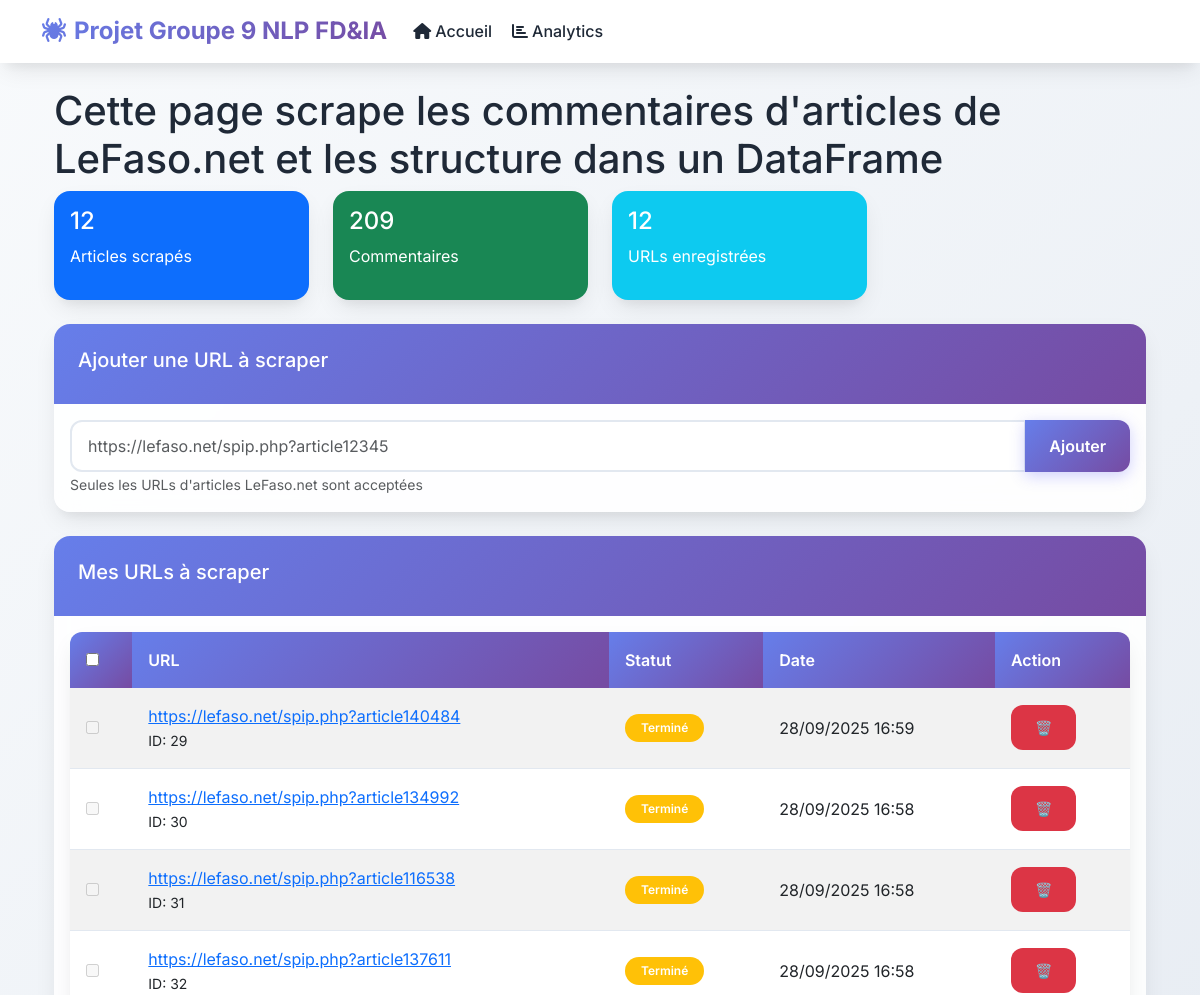
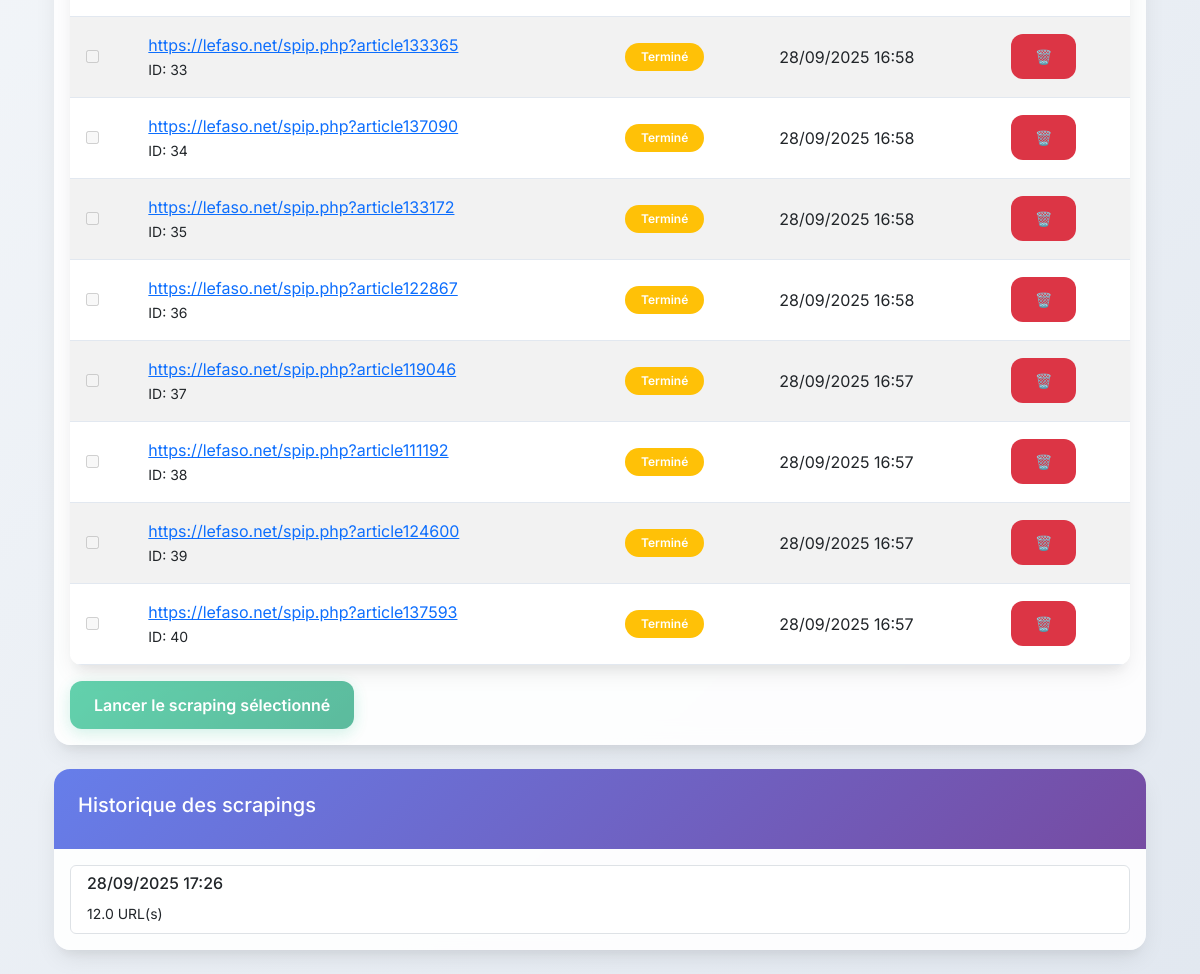
Before: / with the older database file (2 pictures, top to bottom).
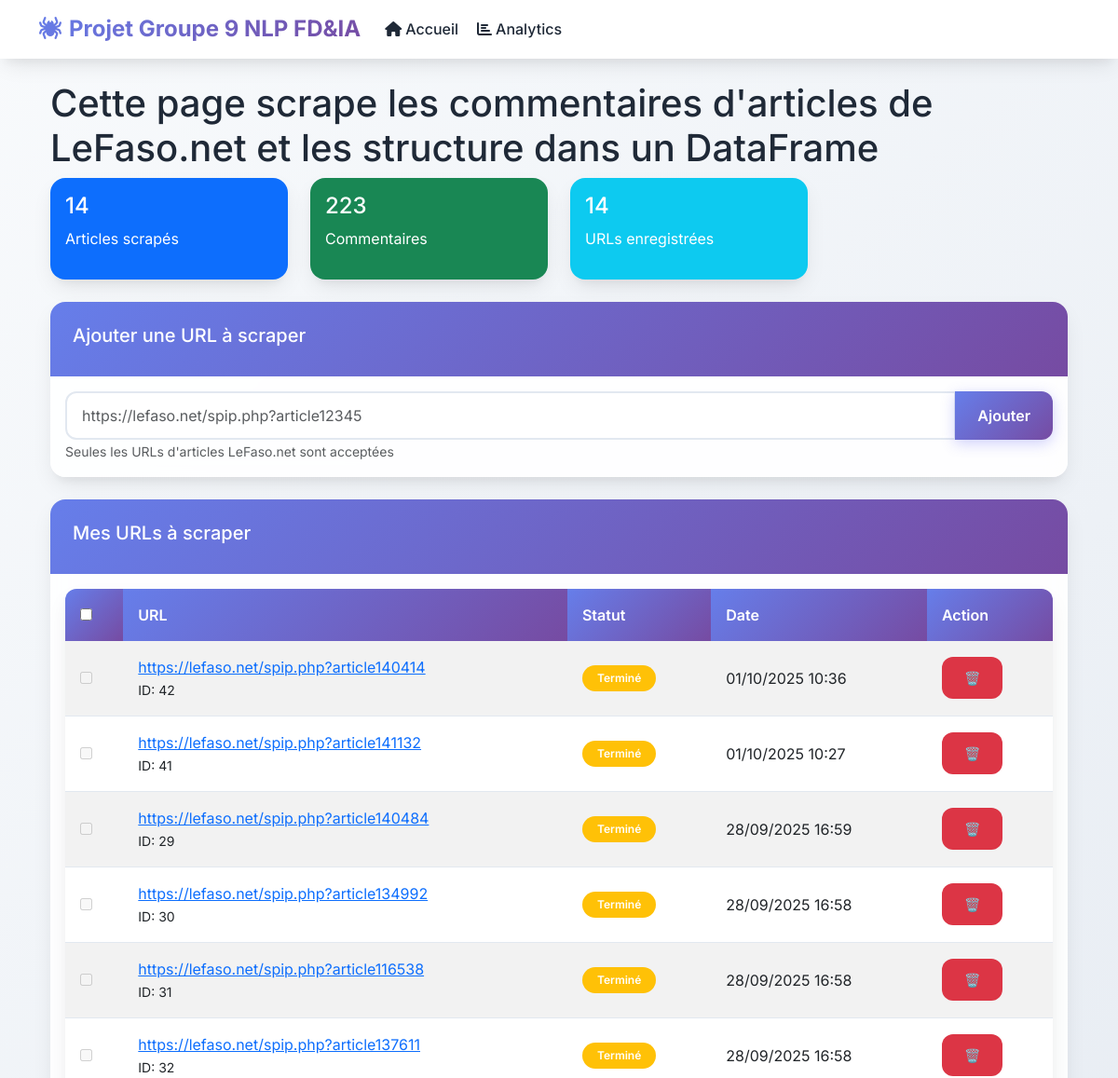
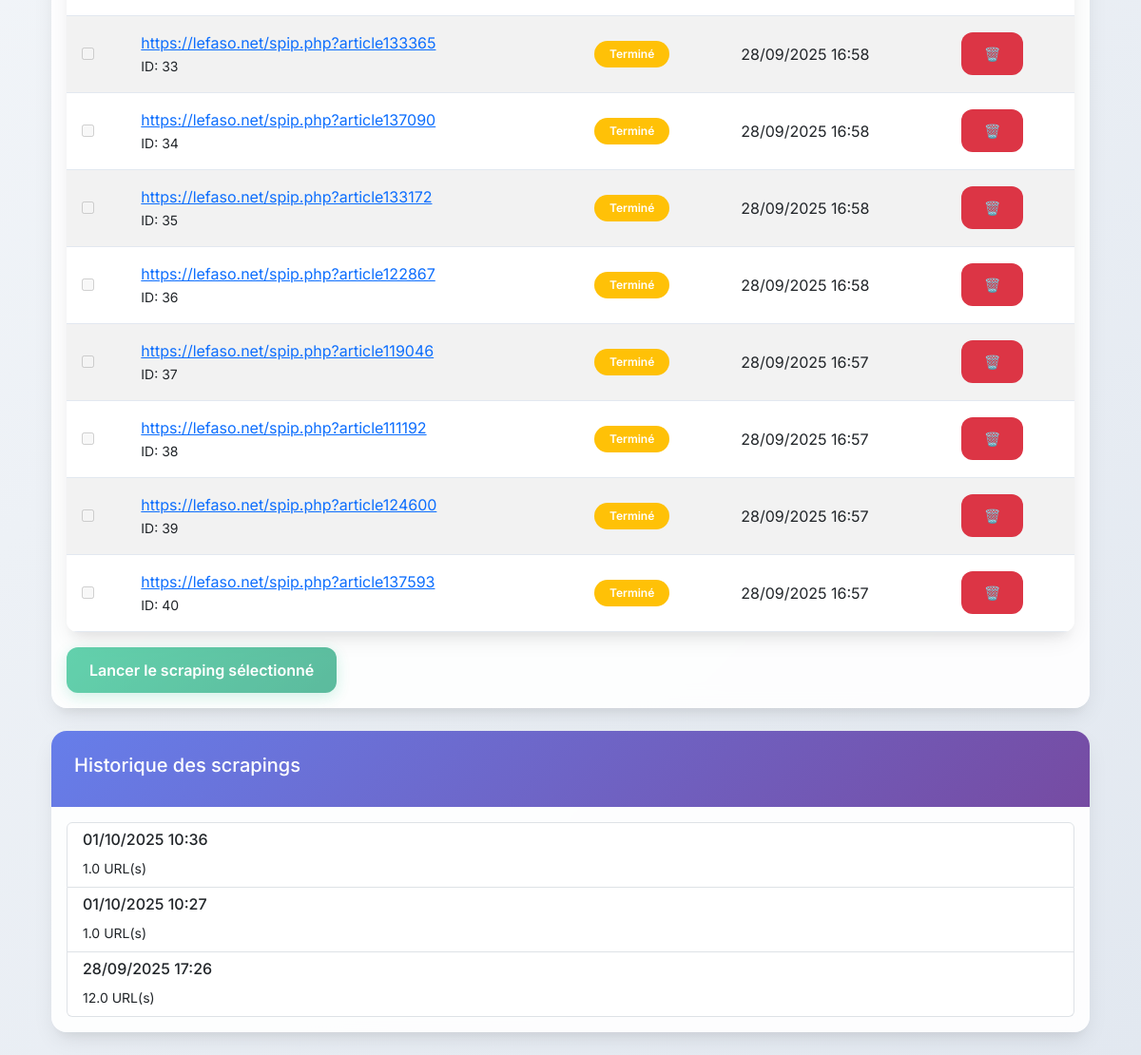
After: the same page with the newer database file (2 pictures, top to bottom).
### Commentaires/models.py (models this page shows)
class URLStorage(models.Model):
    EN_ATTENTE = 'attente'
    EN_COURS = 'cours'
    TERMINE = 'termine'
    ERREUR = 'erreur'
    STATUT_CHOICES = [
        (EN_ATTENTE, 'En attente'),
        (EN_COURS, 'En cours de scraping'),
        (TERMINE, 'Terminé'),
        (ERREUR, 'Erreur'),
    ]
    url = models.URLField(max_length=500)
    article = models.ForeignKey('Article', on_delete=models.SET_NULL, null=True, blank=True)
    statut = models.CharField(max_length=10, choices=STATUT_CHOICES, default=EN_ATTENTE)
    date_ajout = models.DateTimeField(auto_now_add=True)
    date_maj = models.DateTimeField(auto_now=True)
    class Meta:
        unique_together = ['url']
        ordering = ['-date_ajout']

class ScrapingHistory(models.Model):
    EN_COURS = 'cours'
    TERMINE = 'termine'
    ERREUR = 'erreur'
    STATUT_CHOICES = [
        (EN_COURS, 'En cours'),
        (TERMINE, 'Terminé'),
        (ERREUR, 'Erreur'),
    ]
    urls_selectionnees = models.TextField()
    statut = models.CharField(max_length=10, choices=STATUT_CHOICES, default=EN_COURS)
    date_lancement = models.DateTimeField(auto_now_add=True)
    date_fin = models.DateTimeField(null=True, blank=True)
    erreur = models.TextField(null=True, blank=True)
    progression = models.PositiveIntegerField(default=0)
    class Meta:
        ordering = ['-date_lancement']

### Commentaires/views.py (the view, shortened to what this page needs)
# urls.py: path('', Home.as_view(), name='home'),
class Home(View):
    template_name = "Commentaires/index.html"
    def get(self, request, *args, **kwargs):
        urls_enregistrees = URLStorage.objects.all().order_by('-date_ajout')
        historiques = ScrapingHistory.objects.all().order_by('-date_lancement')[:10]
        total_articles = Article.objects.count()
        total_commentaires = Commentaire.objects.count()
        context = {
            'urls_enregistrees': urls_enregistrees,
            'historiques': historiques,
            'total_articles': total_articles,
            'total_commentaires': total_commentaires,
        }
        return render(request, self.template_name, context)

### templates/Commentaires/index.html (shortened to what this page needs)
{% extends 'base.html' %}
{% load mathfilters %}
{% load static %}
{% block content %}
<div class="container mt-4">
    <h1>Cette page scrape les commentaires d'articles de LeFaso.net et les structure dans un DataFrame</h1>
    <div class="row mb-4">
        <div class="col-md-3">
            <div class="card text-white bg-primary">
                <div class="card-body">
                    <h4>{{ total_articles }}</h4>
                    <p>Articles scrapés</p>
                </div>
            </div>
        </div>
        <div class="col-md-3">
            <div class="card text-white bg-success">
                <div class="card-body">
                    <h4>{{ total_commentaires }}</h4>
                    <p>Commentaires</p>
                </div>
            </div>
        </div>
        <div class="col-md-3">
            <div class="card text-white bg-info">
                <div class="card-body">
                    <h4>{{ urls_enregistrees|length }}</h4>
                    <p>URLs enregistrées</p>
                </div>
            </div>
        </div>
    </div>
    <div class="card mb-4">
        <div class="card-header">
            <h5>Ajouter une URL à scraper</h5>
        </div>
        <div class="card-body">
            <form method="post" action="{% url 'Commentaires:home' %}">
                <div class="input-group">
                    <input type="url" name="url" class="form-control"
                           placeholder="https://lefaso.net/spip.php?article12345" required>
                    <button type="submit" class="btn btn-primary">Ajouter</button>
                </div>
                <small class="form-text text-muted">
                    Seules les URLs d'articles LeFaso.net sont acceptées
                </small>
            </form>
        </div>
    </div>
    <div class="card mb-4">
        <div class="card-header d-flex justify-content-between align-items-center">
            <h5>Mes URLs à scraper</h5>
        </div>
        <div class="card-body">
            {% if urls_enregistrees %}
            <table class="table table-striped">
                <thead>
                    <tr>
                        <th><input type="checkbox" id="select-all"></th>
                        <th>URL</th>
                        <th>Statut</th>
                        <th>Date</th>
                        <th>Action</th>
                    </tr>
                </thead>
                <tbody>
                    {% for url in urls_enregistrees %}
                    <tr>
                        <td>
                            <input type="checkbox" name="urls_selectionnees"
                                value="{{ url.url }}" class="url-checkbox"
                                form="scraping-form"
                                {% if url.statut != 'attente' %}disabled{% endif %}>
                        </td>
                        <td>
                            <a href="{{ url.url }}" target="_blank">{{ url.url }}</a>
                            <br><small>ID: {{ url.article_id }}</small>
                        </td>
                        <td>
                            <span class="bg-warning badge badge-{{ url.get_badge_class }}">
                                {{ url.get_statut_display }}
                            </span>
                        </td>
                        <td>{{ url.date_ajout|date:"d/m/Y H:i" }}</td>
                        <td>
                            <form method="post" action="{% url 'Commentaires:home' %}" style="display:inline;">
                                <button type="submit" class="btn btn-sm btn-danger">🗑️</button>
                            </form>
                        </td>
                    </tr>
                    {% endfor %}
                </tbody>
            </table>
            <form method="post" action="{% url 'Commentaires:home' %}" id="scraping-form">
                <button type="submit" class="btn btn-success" id="btn-scraper" disabled>
                    Lancer le scraping sélectionné
                </button>
            </form>
            {% else %}
            <p class="text-muted">Aucune URL enregistrée. Ajoutez une URL ci-dessus.</p>
            {% endif %}
        </div>
    </div>
    <div class="card">
        <div class="card-header">
            <h5>Historique des scrapings</h5>
        </div>
        <div class="card-body">
            {% if historiques %}
            <div class="list-group">
                {% for hist in historiques %}
                <div class="list-group-item">
                    <div class="d-flex justify-content-between">
                        <div>
                            <h6>{{ hist.date_lancement|date:"d/m/Y H:i" }}</h6>
                            <small>{{ hist.urls_selectionnees|length|div:45 }} URL(s)</small>
                        </div>
                        <span class="badge badge-{{ hist.get_badge_class }}">
                        </span>
                    </div>
                </div>
                {% endfor %}
            </div>
            {% else %}
            <p class="text-muted">Aucun historique de scraping.</p>
            {% endif %}
        </div>
    </div>
</div>
{% endblock %}

### templates/base.html (shortened to what this page needs)
<!DOCTYPE html>
<html lang="fr">
<head>
    <link href="https://cdn.jsdelivr.net/npm/bootstrap@5.3.0/dist/css/bootstrap.min.css" rel="stylesheet">
    <link rel="stylesheet" href="https://cdnjs.cloudflare.com/ajax/libs/font-awesome/6.4.0/css/all.min.css">
</head>
<body>
    <nav class="navbar navbar-expand-lg navbar-light sticky-top">
        <div class="container">
            <a class="navbar-brand" href="{% url 'Commentaires:home' %}">
                <i class="fas fa-spider me-2"></i>Projet Groupe 9 NLP FD&IA
            </a>
            <div class="collapse navbar-collapse" id="navbarNav">
                <ul class="navbar-nav me-auto">
                    <li class="nav-item">
                        <a class="nav-link" href="{% url 'Commentaires:home' %}">
                            <i class="fas fa-home me-1"></i>Accueil
                        </a>
                    </li>
                    <li class="nav-item">
                        <a class="nav-link" href="{% url 'Commentaires:analytics' %}">
                            <i class="fas fa-chart-bar me-1"></i>Analytics
                        </a>
                    </li>
                </ul>
            </div>
        </div>
    </nav>
    <main class="container my-4 fade-in-up">
        {% block content %}{% endblock %}
    </main>
</body>
</html>

### templates/base.html (style rules this page uses)
:root { --primary-color: #6366f1; --primary-dark: #4f46e5; --secondary-color: #10b981; --accent-color: #f59e0b; --dark-color: #1f2937; --light-color: #f8fafc; --gradient-primary: linear-gradient(135deg, #667eea 0%, #764ba2 100%); --gradient-success: linear-gradient(135deg, #10b981 0%, #059669 100%); --shadow-lg: 0 10px 25px -5px rgba(0, 0, 0, 0.1), 0 10px 10px -5px rgba(0, 0, 0, 0.04); --shadow-xl: 0 20px 25px -5px rgba(0, 0, 0, 0.1), 0 10px 10px -5px rgba(0, 0, 0, 0.04); }
* { margin: 0; padding: 0; box-sizing: border-box; }
body { font-family: 'Inter', sans-serif; background: linear-gradient(135deg, #f8fafc 0%, #e2e8f0 100%); min-height: 100vh; color: var(--dark-color); }
.navbar-brand { font-weight: 700; font-size: 1.5rem; background: var(--gradient-primary); -webkit-background-clip: text; -webkit-text-fill-color: transparent; background-clip: text; }
.navbar { background: rgba(255, 255, 255, 0.95); backdrop-filter: blur(10px); box-shadow: var(--shadow-lg); border-bottom: 1px solid rgba(255, 255, 255, 0.2); }
.nav-link { font-weight: 500; color: var(--dark-color) !important; transition: all 0.3s ease; border-radius: 8px; margin: 0 2px; }
.card { border: none; border-radius: 16px; box-shadow: var(--shadow-lg); transition: all 0.3s ease; background: rgba(255, 255, 255, 0.9); backdrop-filter: blur(10px); }
.card-header { background: var(--gradient-primary); color: white; border-radius: 16px 16px 0 0 !important; border: none; padding: 1.5rem; }
.btn { border-radius: 12px; font-weight: 600; padding: 0.75rem 1.5rem; transition: all 0.3s ease; border: none; position: relative; overflow: hidden; }
.btn-primary { background: var(--gradient-primary); box-shadow: 0 4px 15px rgba(99, 102, 241, 0.3); }
.btn-success { background: var(--gradient-success); box-shadow: 0 4px 15px rgba(16, 185, 129, 0.3); }
.table { background: white; border-radius: 12px; overflow: hidden; box-shadow: var(--shadow-lg); }
.table thead th { background: var(--gradient-primary); color: white; border: none; font-weight: 600; padding: 1rem; }
.table tbody td { padding: 1rem; border-color: #e2e8f0; vertical-align: middle; }
.badge { padding: 0.5rem 1rem; border-radius: 20px; font-weight: 600; font-size: 0.75rem; }
.fade-in-up { animation: fadeInUp 0.6s ease-out; }
.form-control { border-radius: 12px; border: 2px solid #e2e8f0; padding: 0.75rem 1rem; transition: all 0.3s ease; }

Changed rows visible on the page:
added URLStorage: url "https://lefaso.net/spip.php?article140414", article_id "42", statut "Terminé", date_ajout "01/10/2025 10:36"
added URLStorage: url "https://lefaso.net/spip.php?article141132", article_id "41", statut "Terminé", date_ajout "01/10/2025 10:27"
added ScrapingHistory: date_lancement "01/10/2025 10:36", urls_selectionnees|length "1.0"
added ScrapingHistory: date_lancement "01/10/2025 10:27", urls_selectionnees|length "1.0"
Other visible differences:
{{ total_articles }}: "12" → "14"
{{ total_commentaires }}: "209" → "223"
{{ urls_enregistrees|length }}: "12" → "14"
